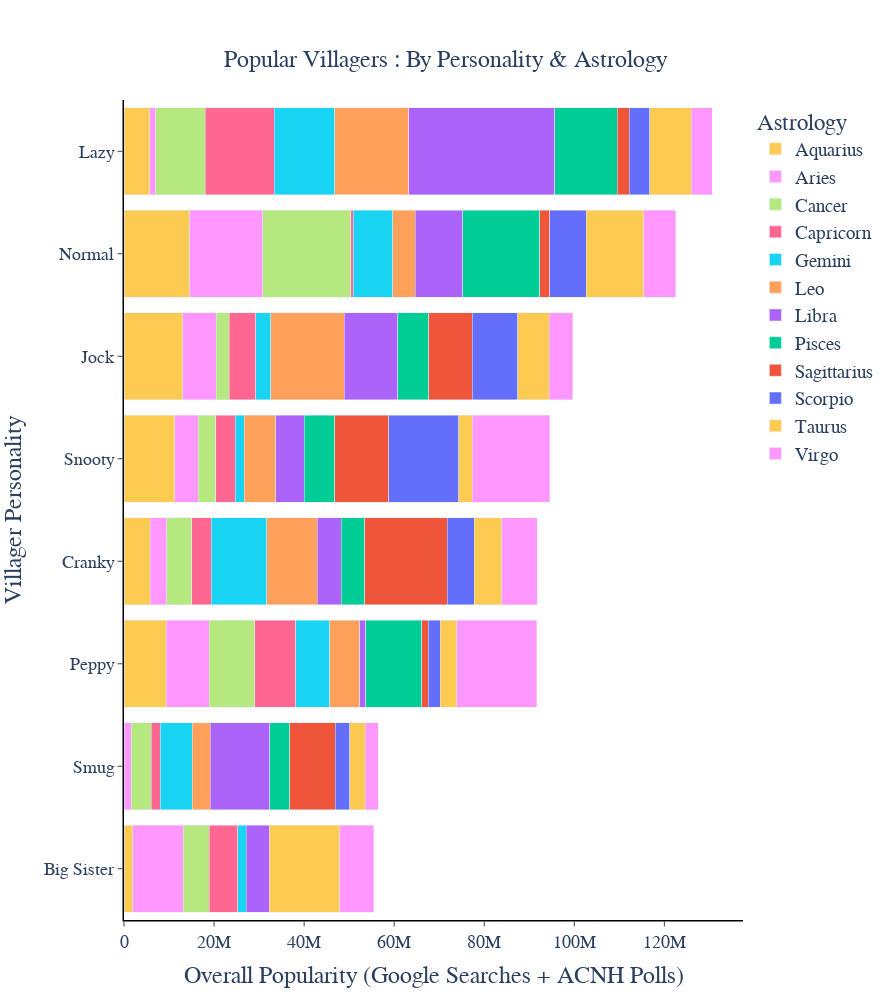

Notebook code cell kept with this figure:
### Code cell
fig2astro = px.bar(personality_astro, color="Astrology",title= "Popular Villagers: What Astrological Sign are they?",
              color_discrete_sequence=px.colors.qualitative.Plotly_r,orientation='h')
fig2astro.update_traces(textfont_size=18,width=0.85)
fig2astro.update_layout(font=dict(size=20),title_font_size=24,legend_font_size=19,width=1000,height=600,font_family="Courier",yaxis_title="Villager Personality",xaxis_title="Overall Popularity (Google Searches + ACNH Polls)")
fig2astro.update_layout(height=1000,width=890,autosize=False,font_family="Helvetica",plot_bgcolor='white')
fig2astro.update_xaxes(showgrid=False,showline=True, tickfont_size=18,ticks='outside',linecolor="black",linewidth=1.5)
fig2astro.update_yaxes(showgrid=False,showline=True, tickfont_size=18,ticks='outside',linecolor="black",linewidth=1.5)
fig2astro.update_layout(
    title={
        'text': "Popular Villagers : By Personality & Astrology",
        'y':0.95,
        'x':0.5})
fig2astro.update_layout(barmode='stack', yaxis={'categoryorder':'total ascending'})
fig2astro.show()

### Figure 1 — Plotly figure (JSON) as saved in the notebook; plotly's stock layout.template omitted (floating-point values rounded to 4 significant figures)
{"data": [{"alignmentgroup": "True", "hovertemplate": "Astrology=Aquarius<br>value=%{x}<br>Personality=%{y}<extra></extra>", "legendgroup": "Aquarius", "marker": {"color": "#FECB52", "pattern": {"shape": ""}}, "name": "Aquarius", "offsetgroup": "Aquarius", "orientation": "h", "showlegend": true, "textfont": {"size": 18}, "textposition": "auto", "type": "bar", "width": 0.85, "x": [1957045, 5824366, 13018326, 5696401, 14612117, 9326688, 0, 11271844], "xaxis": "x", "y": ["Big Sister", "Cranky", "Jock", "Lazy", "Normal", "Peppy", "Smug", "Snooty"], "yaxis": "y"}, {"alignmentgroup": "True", "hovertemplate": "Astrology=Aries<br>value=%{x}<br>Personality=%{y}<extra></extra>", "legendgroup": "Aries", "marker": {"color": "#FF97FF", "pattern": {"shape": ""}}, "name": "Aries", "offsetgroup": "Aries", "orientation": "h", "showlegend": true, "textfont": {"size": 18}, "textposition": "auto", "type": "bar", "width": 0.85, "x": [11161060, 3653697, 7500890, 1334680, 16228722, 9621712, 1638934, 5263816], "xaxis": "x", "y": ["Big Sister", "Cranky", "Jock", "Lazy", "Normal", "Peppy", "Smug", "Snooty"], "yaxis": "y"}, {"alignmentgroup": "True", "hovertemplate": "Astrology=Cancer<br>value=%{x}<br>Personality=%{y}<extra></extra>", "legendgroup": "Cancer", "marker": {"color": "#B6E880", "pattern": {"shape": ""}}, "name": "Cancer", "offsetgroup": "Cancer", "orientation": "h", "showlegend": true, "textfont": {"size": 18}, "textposition": "auto", "type": "bar", "width": 0.85, "x": [5844293, 5618277, 2906777, 11037238, 19458240, 10107099, 4373403, 3801471], "xaxis": "x", "y": ["Big Sister", "Cranky", "Jock", "Lazy", "Normal", "Peppy", "Smug", "Snooty"], "yaxis": "y"}, {"alignmentgroup": "True", "hovertemplate": "Astrology=Capricorn<br>value=%{x}<br>Personality=%{y}<extra></extra>", "legendgroup": "Capricorn", "marker": {"color": "#FF6692", "pattern": {"shape": ""}}, "name": "Capricorn", "offsetgroup": "Capricorn", "orientation": "h", "showlegend": true, "textfont": {"size": 18}, "textposition": "auto", "type": "bar", "width": 0.85, "x": [6301475, 4299818, 5777355, 15294518, 654269, 9115979, 2067290, 4313280], "xaxis": "x", "y": ["Big Sister", "Cranky", "Jock", "Lazy", "Normal", "Peppy", "Smug", "Snooty"], "yaxis": "y"}, {"alignmentgroup": "True", "hovertemplate": "Astrology=Gemini<br>value=%{x}<br>Personality=%{y}<extra></extra>", "legendgroup": "Gemini", "marker": {"color": "#19D3F3", "pattern": {"shape": ""}}, "name": "Gemini", "offsetgroup": "Gemini", "orientation": "h", "showlegend": true, "textfont": {"size": 18}, "textposition": "auto", "type": "bar", "width": 0.85, "x": [1867187, 12265495, 3362858, 13476728, 8770903, 7518274, 7039728, 2072397], "xaxis": "x", "y": ["Big Sister", "Cranky", "Jock", "Lazy", "Normal", "Peppy", "Smug", "Snooty"], "yaxis": "y"}, {"alignmentgroup": "True", "hovertemplate": "Astrology=Leo<br>value=%{x}<br>Personality=%{y}<extra></extra>", "legendgroup": "Leo", "marker": {"color": "#FFA15A", "pattern": {"shape": ""}}, "name": "Leo", "offsetgroup": "Leo", "orientation": "h", "showlegend": true, "textfont": {"size": 18}, "textposition": "auto", "type": "bar", "width": 0.85, "x": [0, 11211908, 16378676, 16420768, 4999839, 6688514, 4062940, 7007444], "xaxis": "x", "y": ["Big Sister", "Cranky", "Jock", "Lazy", "Normal", "Peppy", "Smug", "Snooty"], "yaxis": "y"}, {"alignmentgroup": "True", "hovertemplate": "Astrology=Libra<br>value=%{x}<br>Personality=%{y}<extra></extra>", "legendgroup": "Libra", "marker": {"color": "#AB63FA", "pattern": {"shape": ""}}, "name": "Libra", "offsetgroup": "Libra", "orientation": "h", "showlegend": true, "textfont": {"size": 18}, "textposition": "auto", "type": "bar", "width": 0.85, "x": [5098367, 5388640, 11884156, 32425134, 10461524, 1340949, 13153490, 6294529], "xaxis": "x", "y": ["Big Sister", "Cranky", "Jock", "Lazy", "Normal", "Peppy", "Smug", "Snooty"], "yaxis": "y"}, {"alignmentgroup": "True", "hovertemplate": "Astrology=Pisces<br>value=%{x}<br>Personality=%{y}<extra></extra>", "legendgroup": "Pisces", "marker": {"color": "#00CC96", "pattern": {"shape": ""}}, "name": "Pisces", "offsetgroup": "Pisces", "orientation": "h", "showlegend": true, "textfont": {"size": 18}, "textposition": "auto", "type": "bar", "width": 0.85, "x": [0, 5222271, 6840682, 13881970, 17150036, 12407500, 4478361, 6791328], "xaxis": "x", "y": ["Big Sister", "Cranky", "Jock", "Lazy", "Normal", "Peppy", "Smug", "Snooty"], "yaxis": "y"}, {"alignmentgroup": "True", "hovertemplate": "Astrology=Sagittarius<br>value=%{x}<br>Personality=%{y}<extra></extra>", "legendgroup": "Sagittarius", "marker": {"color": "#EF553B", "pattern": {"shape": ""}}, "name": "Sagittarius", "offsetgroup": "Sagittarius", "orientation": "h", "showlegend": true, "textfont": {"size": 18}, "textposition": "auto", "type": "bar", "width": 0.85, "x": [0, 18290713, 9615005, 2604404, 2261801, 1472393, 10080749, 11930927], "xaxis": "x", "y": ["Big Sister", "Cranky", "Jock", "Lazy", "Normal", "Peppy", "Smug", "Snooty"], "yaxis": "y"}, {"alignmentgroup": "True", "hovertemplate": "Astrology=Scorpio<br>value=%{x}<br>Personality=%{y}<extra></extra>", "legendgroup": "Scorpio", "marker": {"color": "#636EFA", "pattern": {"shape": ""}}, "name": "Scorpio", "offsetgroup": "Scorpio", "orientation": "h", "showlegend": true, "textfont": {"size": 18}, "textposition": "auto", "type": "bar", "width": 0.85, "x": [0, 5992639, 10175592, 4601434, 8052184, 2651747, 3246385, 15599277], "xaxis": "x", "y": ["Big Sister", "Cranky", "Jock", "Lazy", "Normal", "Peppy", "Smug", "Snooty"], "yaxis": "y"}, {"alignmentgroup": "True", "hovertemplate": "Astrology=Taurus<br>value=%{x}<br>Personality=%{y}<extra></extra>", "legendgroup": "Taurus", "marker": {"color": "#FECB52", "pattern": {"shape": ""}}, "name": "Taurus", "offsetgroup": "Taurus", "orientation": "h", "showlegend": true, "textfont": {"size": 18}, "textposition": "auto", "type": "bar", "width": 0.85, "x": [15639867, 6100122, 7001428, 9161102, 12790556, 3627863, 3388146, 3018900], "xaxis": "x", "y": ["Big Sister", "Cranky", "Jock", "Lazy", "Normal", "Peppy", "Smug", "Snooty"], "yaxis": "y"}, {"alignmentgroup": "True", "hovertemplate": "Astrology=Virgo<br>value=%{x}<br>Personality=%{y}<extra></extra>", "legendgroup": "Virgo", "marker": {"color": "#FF97FF", "pattern": {"shape": ""}}, "name": "Virgo", "offsetgroup": "Virgo", "orientation": "h", "showlegend": true, "textfont": {"size": 18}, "textposition": "auto", "type": "bar", "width": 0.85, "x": [7596845, 7894500, 5180213, 4651149, 7037330, 17751886, 2875809, 17140903], "xaxis": "x", "y": ["Big Sister", "Cranky", "Jock", "Lazy", "Normal", "Peppy", "Smug", "Snooty"], "yaxis": "y"}], "layout": {"autosize": false, "barmode": "stack", "font": {"family": "Helvetica", "size": 20}, "height": 1000, "legend": {"font": {"size": 19}, "title": {"text": "Astrology"}, "tracegroupgap": 0}, "plot_bgcolor": "white", "title": {"font": {"size": 24}, "text": "Popular Villagers : By Personality & Astrology", "x": 0.5, "y": 0.95}, "width": 890, "xaxis": {"anchor": "y", "domain": [0, 1], "linecolor": "black", "linewidth": 1.5, "showgrid": false, "showline": true, "tickfont": {"size": 18}, "ticks": "outside", "title": {"text": "Overall Popularity (Google Searches + ACNH Polls)"}}, "yaxis": {"anchor": "x", "categoryorder": "total ascending", "domain": [0, 1], "linecolor": "black", "linewidth": 1.5, "showgrid": false, "showline": true, "tickfont": {"size": 18}, "ticks": "outside", "title": {"text": "Villager Personality"}}}}
